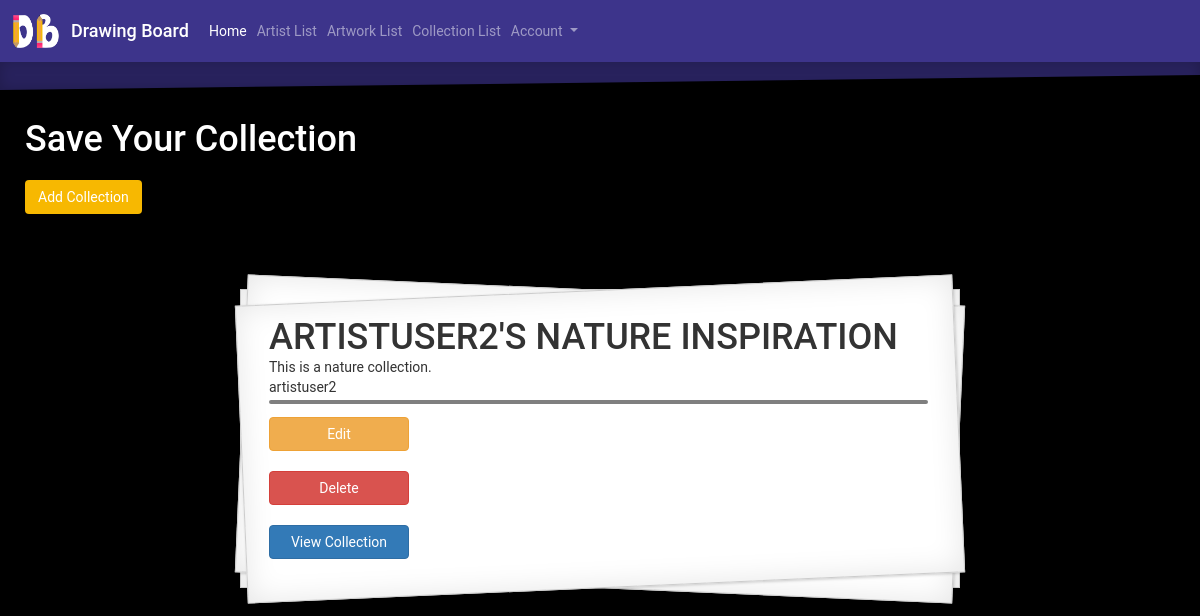
/collection_list (signed in), run on an earlier commit of the app's database.
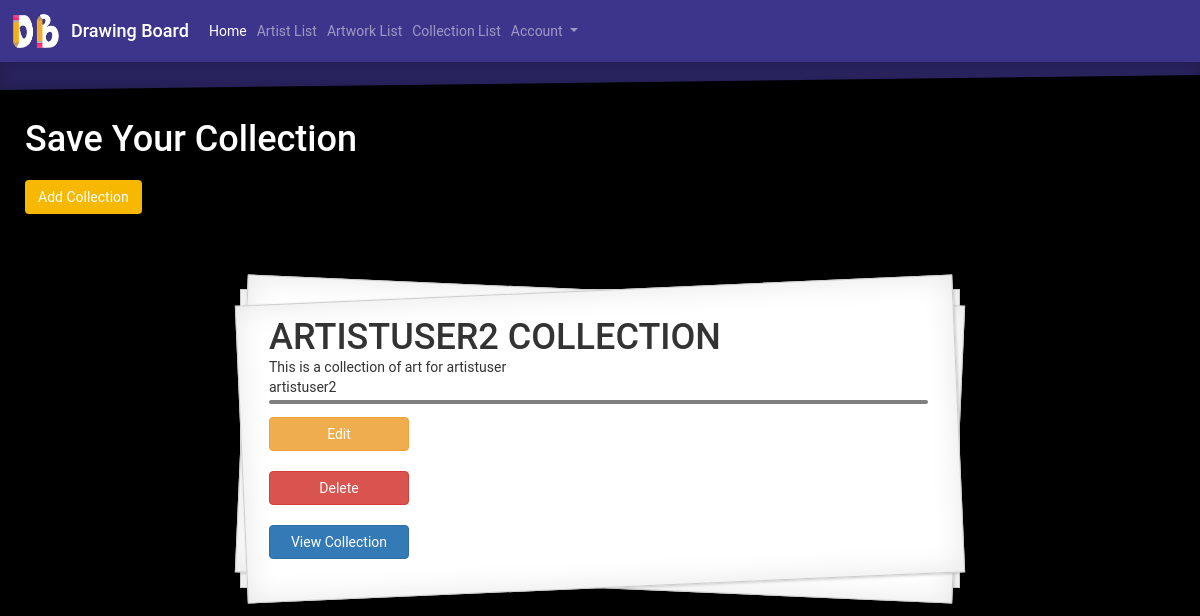
And on a later commit of the database.
### gallery/models.py (models this page shows, shortened)
class Collection(models.Model):
    collection_name = models.CharField(max_length=200)
    collection_description = models.TextField(max_length=280, null=True, blank=True)
    collection_artist = models.ForeignKey('Artist', on_delete=models.CASCADE)
    artwork = models.ManyToManyField(Artwork, blank=True)

class Artist(models.Model):
    user = models.OneToOneField(User, on_delete=models.CASCADE)
    artist_role = models.BooleanField(default=False)
    description = models.TextField(max_length=280, null=True, blank=True)  # this is the default for all descriptions
    profile_picture = models.ImageField(upload_to='images/', null=True, blank=True)
    def __str__(self):
        return f'{self.user}'

### gallery/views.py (the view)
# urls.py: path('collection_list', views.collection_list, name='collection_list'),
def collection_list(request):
    collection = Collection.objects.all()
    return render(request, 'gallery/collection_list.html',
                  {'collections': collection})

### gallery/templates/gallery/collection_list.html (shortened to what this page needs)
<!DOCTYPE html>
<html lang="en">
{% extends 'gallery/base.html' %}
{% load static %}
{% block content %}
    <head>
    </head>
    <body style="min-width: 411px">
    <div style="top: 70px; position: relative; z-index: 0">
        <h1 style="color: white; left: 25px; position: relative">Save Your Collection</h1>
        <a href="{% url 'gallery:collection_new' %}" class="btn btn-dark" style="background-color: #f7b801; left: 25px; margin-top: 10px; position: relative">Add Collection</a>
        {% for collection in collections %}
            {% if request.user.is_superuser or user.get_username == collection.collection_artist|stringformat:"s" %}
                <div class="Card">
                    <div class="Card-body">
                        <h1 class="Card-title">{{ collection.collection_name }}</h1>
                        <p class="Card-description">
                            {{ collection.collection_description }}
                            <br>
                            {{ collection.collection_artist }}
                        <hr style="border: 2px solid black; border-radius: 3px; opacity: .5; margin: 3px; margin-left: 0; position: relative"></p>
                        {% if request.user.is_superuser or user.get_username == collection.collection_artist|stringformat:"s" %}
                            <a href="{% url 'gallery:collection_edit' pk=collection.pk %}" class="btn btn-warning" style="width: 10em">Edit</a>
                            <br style="margin: 1px; position: relative">
                            <a href="{% url 'gallery:collection_delete' pk=collection.pk %}" onclick="return confirm('Are you sure you want to delete?')" class="btn btn-danger" style="width: 10em">Delete</a>
                            <br style="margin: 1px; position: relative">
                            <a href="{% url 'gallery:collection_view' pk=collection.pk %}" class="btn btn-primary" style="width: 10em">View Collection</a>
                        {% endif %}
                    </div>
                </div>
            {% endif %}
        {% endfor %}
    </div>
    </body>
    </html>
{% endblock %}

What changed in the data, as far as the page shows it:
no longer on this page (row edited): Collection: collection_name "ARTISTUSER2'S NATURE INSPIRATION", collection_description "This is a nature collection.", collection_artist "artistuser2", shows "Edit"
now on this page (row edited): Collection: collection_name "ARTISTUSER2 COLLECTION", collection_description "This is a collection of art for artistuser", collection_artist "artistuser2", shows "Edit"
